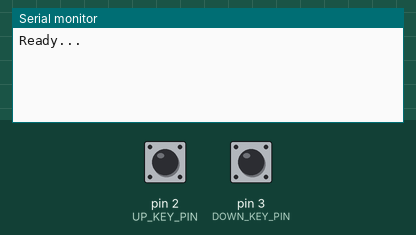
Simulated run of this sketch. Board: Arduino Uno, built with avr-gcc and run on an emulated ATmega328P. On the bench: the last lines printed to the serial monitor. The inputs (shaded band) are chosen by the test bench; at power-on: pin 2 (UP_KEY_PIN) LOW, pin 3 (DOWN_KEY_PIN) LOW.

Above: at 1.2 s.
1.3 s: pin 2 (UP_KEY_PIN) pulled HIGH for 0.15 s
At 2.4 s:
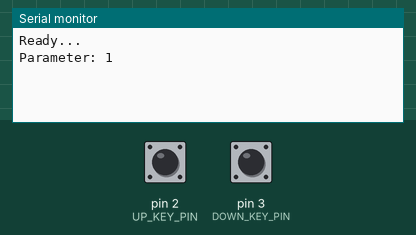
2.9 s: pin 3 (DOWN_KEY_PIN) pulled HIGH for 0.15 s
At 3.6 s:
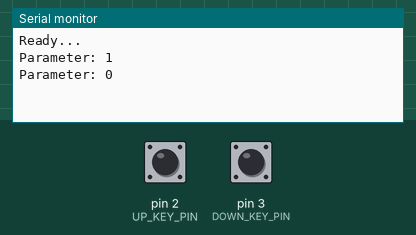
4.5 s: pin 3 (DOWN_KEY_PIN) pulled HIGH for 1 s
At 6.0 s:
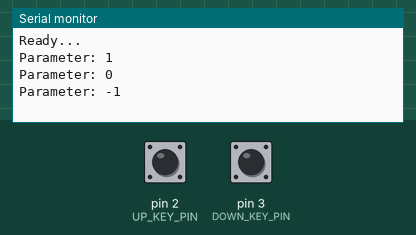

The sketch:

P04_TasterEntprellen_ExtInt.ino
```cpp
#include <avr/io.h>
#include <avr/interrupt.h>

const int UP_KEY_PIN = 2;
const int DOWN_KEY_PIN = 3;
const int DEBOUNCE_TIME = 30;

volatile uint32_t actTime = 0;
uint32_t lastUpKeyTime = 0;
uint32_t lastDownKeyTime = 0;
volatile int stateKeyUp = 0;
volatile int stateKeyDown = 0;
volatile int16_t parameter;
int16_t lastp;

void setup() {
  Serial.begin(9600);
  attachInterrupt(digitalPinToInterrupt(UP_KEY_PIN), upKeyPressed, RISING);
  attachInterrupt(digitalPinToInterrupt(DOWN_KEY_PIN), downKeyPressed, RISING);
  sei();
  Serial.println("Ready...");
}

void loop() {
  actTime = millis();

  int keyUp = digitalRead(UP_KEY_PIN);
  int keyDown = digitalRead(DOWN_KEY_PIN);

  if (stateKeyUp == 1 && keyUp == 1 && actTime - lastUpKeyTime > DEBOUNCE_TIME) {
    parameter++;
    stateKeyUp = 0;
  }

  if (stateKeyDown == 1 && keyDown == 1 && actTime - lastDownKeyTime > DEBOUNCE_TIME) {
    parameter--;
    stateKeyDown = 0;
  }

  if (lastp != parameter) {
    Serial.print("Parameter: ");
    Serial.println(parameter);
    lastp = parameter;
  }
}

void upKeyPressed() {
  if (actTime - lastUpKeyTime > DEBOUNCE_TIME) {
    stateKeyUp = 1;
    lastUpKeyTime = actTime;
  }
}

void downKeyPressed() {
  if (actTime - lastDownKeyTime > DEBOUNCE_TIME) {
    stateKeyDown = 1;
    lastDownKeyTime = actTime;
  }
}
```

Measured:
- after the input at 1.3 s, the serial monitor: prints a new line at once (image 1)
- after the input at 2.9 s, the serial monitor: prints a new line at once (image 2)
- after the input at 4.5 s, the serial monitor: prints a new line at once (image 3)
